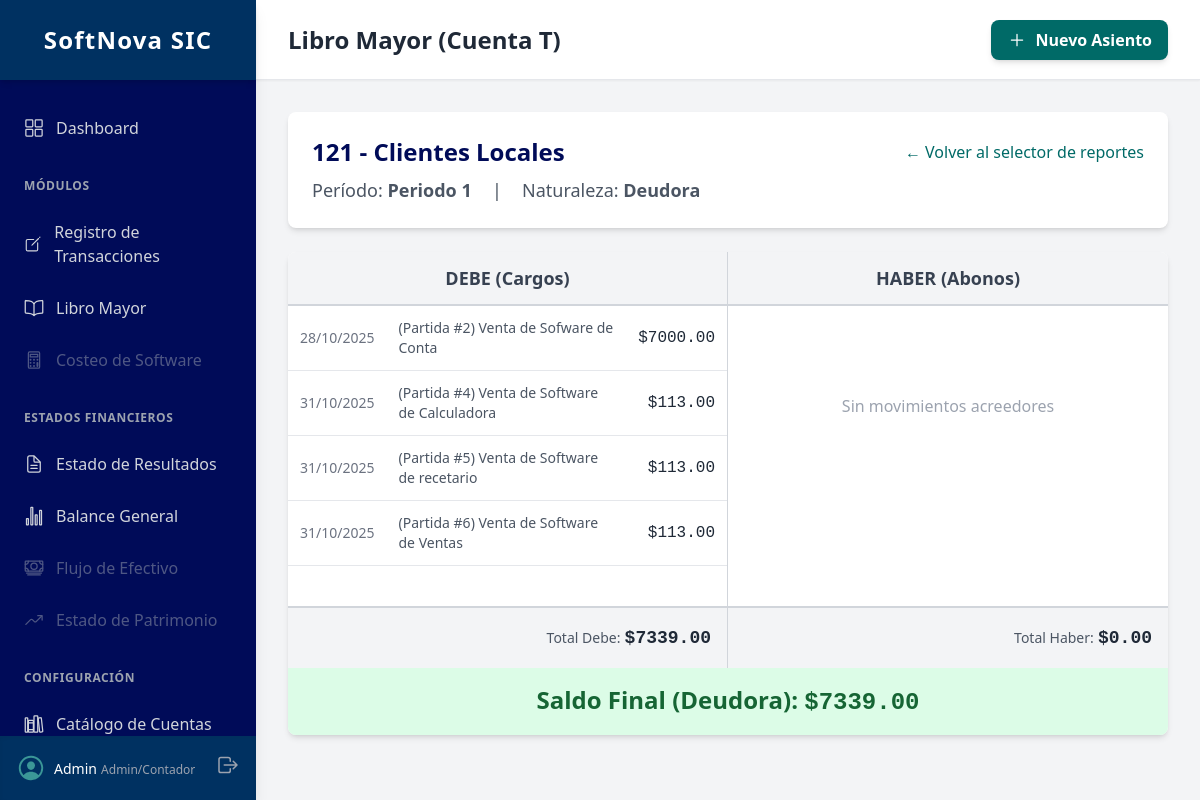
/contabilidad/reportes/mayor/1/8/ (signed in), run on the app's committed database.
### contabilidad/models.py (models this page shows, shortened)
class Cuenta(models.Model):
    class TipoCuenta(models.TextChoices):
        ACTIVO = 'ACTIVO', 'Activo'
        PASIVO = 'PASIVO', 'Pasivo'
        PATRIMONIO = 'PATRIMONIO', 'Patrimonio'
        INGRESO = 'INGRESO', 'Ingreso'
        COSTO = 'COSTO', 'Costo'
        GASTO = 'GASTO', 'Gasto'
        CUENTA_DE_ORDEN = 'ORDEN', 'Cuenta de Orden'
    class NaturalezaCuenta(models.TextChoices):
        DEUDORA = 'DEUDORA', 'Deudora'
        ACREEDORA = 'ACREEDORA', 'Acreedora'
    codigo = models.CharField(
        max_length=20,
        unique=True,
        help_text="Código único de la cuenta (ej. 111, 121.01)"
    )
    nombre = models.CharField(
        max_length=255,
        help_text="Nombre descriptivo de la cuenta (ej. Caja General)"
    )
    padre = models.ForeignKey(
        'self',
        null=True,
        blank=True,
        on_delete=models.PROTECT, # Proteger para no borrar padres con hijos
        related_name='hijos',
        help_text="Cuenta padre a la que pertenece esta subcuenta"
    )
    tipo_cuenta = models.CharField(
        max_length=10,
        choices=TipoCuenta.choices,
        help_text="Clasificación principal para estados financieros"
    )
    naturaleza = models.CharField(
        max_length=10,
        choices=NaturalezaCuenta.choices,
        help_text="Naturaleza de la cuenta (Deudora o Acreedora)"
    )
    es_imputable = models.BooleanField(
        default=False,
        help_text="Indica si la cuenta puede recibir movimientos (transacciones)"
    )
    class Meta:
        ordering = ['codigo']
        verbose_name = "Cuenta Contable"
        verbose_name_plural = "Catálogo de Cuentas"

class PeriodoContable(models.Model):
    class EstadoPeriodo(models.TextChoices):
        ABIERTO = 'ABIERTO', 'Abierto'
        CERRADO = 'CERRADO', 'Cerrado'
    nombre = models.CharField(
        max_length=100,
        unique=True,
        help_text="Nombre del período (ej. Enero 2024)"
    )
    fecha_inicio = models.DateField()
    fecha_fin = models.DateField()
    estado = models.CharField(
        max_length=10,
        choices=EstadoPeriodo.choices,
        default=EstadoPeriodo.ABIERTO
    )
    class Meta:
        ordering = ['-fecha_inicio']
        verbose_name = "Período Contable"
        verbose_name_plural = "Períodos Contables"

class Movimiento(models.Model):
    asiento = models.ForeignKey(
        AsientoDiario,
        on_delete=models.CASCADE,
        related_name="movimientos",
        help_text="Asiento al que pertenece este movimiento"
    )
    cuenta = models.ForeignKey(
        Cuenta,
        on_delete=models.PROTECT, # No borrar cuentas con movimientos
        help_text="Cuenta contable afectada",
        limit_choices_to={'es_imputable': True}
    )
    debe = models.DecimalField(
        max_digits=12,
        decimal_places=2,
        default=0
    )
    haber = models.DecimalField(
        max_digits=12,
        decimal_places=2,
        default=0
    )
    class Meta:
        ordering = ['pk'] # Ordenar por creación
        verbose_name = "Movimiento"
        verbose_name_plural = "Movimientos"

class AsientoDiario(models.Model):
    periodo = models.ForeignKey(
        PeriodoContable,
        on_delete=models.PROTECT, # No permitir borrar períodos con asientos
        related_name="asientos"
    )
    numero_partida = models.PositiveIntegerField(
        editable=False,
        help_text="Número de partida correlativo dentro del período"
    )
    fecha = models.DateField(
        default=timezone.now,
        help_text="Fecha de la transacción"
    )
    descripcion = models.TextField(
        blank=True,
        help_text="Descripción del asiento (concepto, glosa)"
    )
    creado_por = models.ForeignKey(
        User,
        on_delete=models.SET_NULL,
        null=True, blank=True,
        related_name="asientos_creados"
    )
    creado_en = models.DateTimeField(auto_now_add=True)
    class Meta:
        ordering = ['periodo', 'numero_partida']
        unique_together = ('periodo', 'numero_partida')
        verbose_name = "Asiento Diario"
        verbose_name_plural = "Libro Diario"

### contabilidad/views.py (the view)
# urls.py: path('reportes/mayor/<int:periodo_id>/<int:cuenta_id>/', views.libro_mayor_detalle, name='libro_mayor_detalle'),
@login_required
@user_passes_test(es_contador_o_admin, login_url='/admin/login/')
def libro_mayor_detalle(request, periodo_id, cuenta_id):
    periodo = get_object_or_404(PeriodoContable, pk=periodo_id)
    cuenta = get_object_or_404(Cuenta, pk=cuenta_id)
    movimientos = Movimiento.objects.filter(
        asiento__periodo=periodo,
        cuenta=cuenta
    ).order_by('asiento__fecha', 'asiento__numero_partida')
    movimientos_debe = movimientos.filter(debe__gt=0)
    movimientos_haber = movimientos.filter(haber__gt=0)
    totales = movimientos.aggregate(
        total_debe=models.Sum('debe'),
        total_haber=models.Sum('haber')
    )
    total_debe = totales.get('total_debe') or Decimal('0.00')
    total_haber = totales.get('total_haber') or Decimal('0.00')
    saldo = Decimal('0.00')
    if cuenta.naturaleza == Cuenta.NaturalezaCuenta.DEUDORA:
        saldo = total_debe - total_haber
    else: # Naturaleza ACREEDORA
        saldo = total_haber - total_debe
    context = {
        'periodo': periodo,
        'cuenta': cuenta,
        'movimientos_debe': movimientos_debe,
        'movimientos_haber': movimientos_haber,
        'total_debe': total_debe,
        'total_haber': total_haber,
        'saldo': saldo,
        'saldo_abs': abs(saldo),
    }
    return render(request, 'contabilidad/libro_mayor_detalle.html', context)

### contabilidad/views.py (called while the page is built)
def es_contador_o_admin(user):
    return user.is_staff or user.is_superuser

### contabilidad/templates/contabilidad/libro_mayor_detalle.html (shortened to what this page needs)
{% extends 'base.html' %}
{% block page_title %}Libro Mayor (Cuenta T){% endblock %}
{% block content %}
<div class="bg-white p-6 rounded-lg shadow-md mb-6">
    <div class="flex justify-between items-center mb-2">
        <h3 class="text-2xl font-bold text-sic-dark-blue">{{ cuenta.codigo }} - {{ cuenta.nombre }}</h3>
        <a href="{% url 'contabilidad:mayor_seleccion' %}?periodo_id={{ periodo.id }}" class="text-sic-teal hover:underline">
            &larr; Volver al selector de reportes
        </a>
    </div>
    <span class="text-lg text-gray-600">Período: <span class="font-semibold">{{ periodo.nombre }}</span></span>
    <span class="text-lg text-gray-600 mx-4">|</span>
    <span class="text-lg text-gray-600">Naturaleza: <span class="font-semibold">{{ cuenta.get_naturaleza_display }}</span></span>
</div>
<div class="bg-white rounded-lg shadow-md overflow-hidden">
    <div class="grid grid-cols-2">
        <div class="p-3 bg-gray-100 border-b-2 border-r border-gray-300">
            <h4 class="text-lg font-semibold text-gray-700 text-center">DEBE (Cargos)</h4>
        </div>
        <div class="p-3 bg-gray-100 border-b-2 border-gray-300">
            <h4 class="text-lg font-semibold text-gray-700 text-center">HABER (Abonos)</h4>
        </div>
    </div>
    <div class="grid grid-cols-2 min-h-[300px]">
        <div class="border-r border-gray-300">
            <table class="w-full">
                <tbody>
                    {% for mov in movimientos_debe %}
                    <tr class="border-b border-gray-200 hover:bg-green-50">
                        <td class="p-3 text-sm text-gray-500">{{ mov.asiento.fecha|date:"d/m/Y" }}</td>
                        <td class="p-3 text-sm text-gray-600">
                            (Partida #{{ mov.asiento.numero_partida }}) {{ mov.asiento.descripcion|truncatechars:40 }}
                        </td>
                        <td class="p-3 text-right font-mono font-medium text-gray-800">${{ mov.debe|floatformat:2 }}</td>
                    </tr>
                    {% endfor %}
                </tbody>
            </table>
        </div>
        <div>
             <table class="w-full">
                <tbody>
                    {% if not movimientos_haber %}
                    <tr class="h-[200px]"><td colspan="3" class="text-center text-gray-400 align-middle">Sin movimientos acreedores</td></tr>
                    {% endif %}
                </tbody>
            </table>
        </div>
    </div>
    <div class="grid grid-cols-2 bg-gray-100">
        <div class="p-4 border-t-2 border-r border-gray-300 text-right">
            <span class="text-sm text-gray-600">Total Debe:</span>
            <span class="text-lg font-bold text-gray-800 font-mono">${{ total_debe|floatformat:2 }}</span>
        </div>
        <div class="p-4 border-t-2 border-gray-300 text-right">
            <span class="text-sm text-gray-600">Total Haber:</span>
            <span class="text-lg font-bold text-gray-800 font-mono">${{ total_haber|floatformat:2 }}</span>
        </div>
    </div>
    <div class="p-4 {% if saldo >= 0 %}bg-green-100 text-green-800{% else %}bg-red-100 text-red-800{% endif %}">
        <h3 class="text-2xl font-bold text-center">
            Saldo Final ({{ cuenta.get_naturaleza_display }}):
            <span class="font-mono">${{ saldo_abs|floatformat:2 }}</span>
        </h3>
    </div>
</div>
{% endblock %}

### templates/base.html (shortened to what this page needs)
<!DOCTYPE html>
<html lang="es">
<head>
    <script src="https://cdn.tailwindcss.com"></script>
</head>
<body class="bg-gray-100 font-sans antialiased">
    <div class="flex h-screen">
        <aside class="w-64 bg-sic-dark-blue text-white flex flex-col fixed h-full shadow-lg">
            <div class="h-20 flex items-center justify-center bg-sic-medium-blue shadow-md">
                <h1 class="text-2xl font-bold tracking-wider">SoftNova SIC</h1>
            </div>
            <nav class="flex-1 overflow-y-auto py-6">
                <ul class="space-y-1">
                    <li>
                        <a href="{% url 'contabilidad:dashboard' %}" class="flex items-center space-x-3 px-6 py-3 text-gray-300 hover:bg-sic-medium-blue hover:text-white transition-colors duration-200">
                            <ion-icon name="grid-outline" class="text-xl"></ion-icon>
                            <span class="font-medium">Dashboard</span>
                        </a>
                    </li>
                    <li class="px-6 pt-4 pb-2">
                        <span class="text-xs uppercase text-gray-400 font-semibold tracking-wider">Módulos</span>
                    </li>
                    <li>
                        <a href="{% url 'contabilidad:registrar_asiento' %}" class="flex items-center space-x-3 px-6 py-3 text-gray-300 hover:bg-sic-medium-blue hover:text-white transition-colors duration-200">
                            <ion-icon name="create-outline" class="text-xl"></ion-icon>
                            <span class="font-medium">Registro de Transacciones</span>
                        </a>
                    </li>
                    <li>
                        <a href="{% url 'contabilidad:mayor_seleccion' %}" class="flex items-center space-x-3 px-6 py-3 text-gray-300 hover:bg-sic-medium-blue hover:text-white transition-colors duration-200">
                            <ion-icon name="book-outline" class="text-xl"></ion-icon>
                            <span class="font-medium">Libro Mayor</span>
                        </a>
                    </li>
                    <li>
                        <a href="#" class="flex items-center space-x-3 px-6 py-3 text-gray-400 opacity-50 cursor-not-allowed" title="Próximamente">
                            <ion-icon name="calculator-outline" class="text-xl"></ion-icon>
                            <span class="font-medium">Costeo de Software</span>
                        </a>
                    </li>
                    <li class="px-6 pt-4 pb-2">
                        <span class="text-xs uppercase text-gray-400 font-semibold tracking-wider">Estados Financieros</span>
                    </li>
                    <li>
                        <a href="{% url 'contabilidad:hub_estado_resultados' %}" class="flex items-center space-x-3 px-6 py-3 text-gray-300 hover:bg-sic-medium-blue hover:text-white transition-colors duration-200">
                            <ion-icon name="document-text-outline" class="text-xl"></ion-icon>
                            <span class="font-medium">Estado de Resultados</span>
                        </a>
                    </li>
                    <li>
                        <a href="{% url 'contabilidad:hub_balance_general' %}" class="flex items-center space-x-3 px-6 py-3 text-gray-300 hover:bg-sic-medium-blue hover:text-white transition-colors duration-200">
                            <ion-icon name="stats-chart-outline" class="text-xl"></ion-icon>
                            <span class="font-medium">Balance General</span>
                        </a>
                    </li>
                    <li>
                        <a href="#" class="flex items-center space-x-3 px-6 py-3 text-gray-400 opacity-50 cursor-not-allowed" title="Próximamente">
                            <ion-icon name="cash-outline" class="text-xl"></ion-icon>
                            <span class="font-medium">Flujo de Efectivo</span>
                        </a>
                    </li>
                    <li>
                        <a href="#" class="flex items-center space-x-3 px-6 py-3 text-gray-400 opacity-50 cursor-not-allowed" title="Próximamente">
                            <ion-icon name="trending-up-outline" class="text-xl"></ion-icon>
                            <span class="font-medium">Estado de Patrimonio</span>
                        </a>
                    </li>
                    <li class="px-6 pt-4 pb-2">
                        <span class="text-xs uppercase text-gray-400 font-semibold tracking-wider">Configuración</span>
                    </li>
                    {% if user.is_superuser %}
                        <li>
                            <a href="{% url 'admin:contabilidad_cuenta_changelist' %}" target="_blank" class="flex items-center space-x-3 px-6 py-3 text-gray-300 hover:bg-sic-medium-blue hover:text-white transition-colors duration-200">
                                <ion-icon name="library-outline" class="text-xl"></ion-icon>
                                <span class="font-medium">Catálogo de Cuentas</span>
                            </a>
                        </li>
                    {% endif %}
                </ul>
            </nav>
            <div class="h-16 p-4 flex items-center justify-between bg-sic-medium-blue shadow-inner">
                <div class="flex items-center space-x-2">
                    <ion-icon name="person-circle-outline" class="text-3xl text-sic-light-teal"></ion-icon>
                    <div>
                        <span class="text-sm font-medium">{% if user.is_authenticated %}{{ user.username }}{% else %}Usuario{% endif %}</span>
                        <span class="text-xs text-gray-400">{% if user.is_staff %}Admin/Contador{% endif %}</span>
                    </div>
                </div>
                <a href="#" title="Cerrar Sesión">
                    <ion-icon name="log-out-outline" class="text-2xl text-gray-400 hover:text-white"></ion-icon>
                </a>
            </div>
        </aside>
        <main class="flex-1 ml-64 h-screen overflow-y-auto">
            <header class="h-20 bg-white shadow-sm flex items-center justify-between px-8 border-b border-gray-200">
                <div>
                    <h2 class="text-2xl font-semibold text-gray-800">
                        {% block page_title %}Dashboard{% endblock %}
                    </h2>
                </div>
                <div>
                    <button class="bg-sic-teal hover:bg-sic-light-teal text-white font-semibold py-2 px-4 rounded-lg shadow-md transition-colors duration-200 flex items-center space-x-2">
                        <ion-icon name="add-outline" class="text-xl"></ion-icon>
                        <span>Nuevo Asiento</span>
                    </button>
                </div>
            </header>
            <div class="p-8">
                {% block content %}{% endblock %}
            </div>
        </main>
    </div>
</body>
</html>

### data on the page
Cuenta: codigo "121", nombre "Clientes Locales", naturaleza "Deudora"
PeriodoContable: nombre "Periodo 1"
Movimiento: asiento.fecha "28/10/2025", asiento.numero_partida "2", asiento.descripcion "Venta de Sofware de Conta", debe "7000.00"
Movimiento: asiento.fecha "31/10/2025", asiento.numero_partida "4", asiento.descripcion "Venta de Software de Calculadora", debe "113.00"
Movimiento: asiento.fecha "31/10/2025", asiento.numero_partida "5", asiento.descripcion "Venta de Software de recetario", debe "113.00"
Movimiento: asiento.fecha "31/10/2025", asiento.numero_partida "6", asiento.descripcion "Venta de Software de Ventas", debe "113.00"

### other printed values
{{ user.username }} "Admin"
{{ total_debe|floatformat:2 }} "7339.00"
{{ total_haber|floatformat:2 }} "0.00"
{{ saldo_abs|floatformat:2 }} "7339.00"
